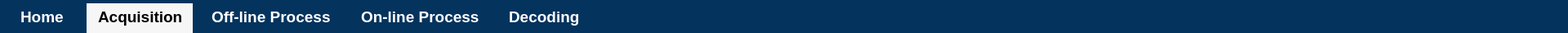
   <widget class="QWidget" name="widget_33" native="true">
    <property name="geometry">
     <rect>
      <x>0</x>
      <y>0</y>
      <width>1920</width>
      <height>40</height>
     </rect>
    </property>
    <property name="minimumSize">
     <size>
      <width>1920</width>
      <height>40</height>
     </size>
    </property>
    <property name="styleSheet">
     <string notr="true">background-color: rgb(4, 51, 94);</string>
    </property>
    <widget class="QWidget" name="widget_36" native="true">
     <property name="geometry">
      <rect>
       <x>0</x>
       <y>0</y>
       <width>1920</width>
       <height>40</height>
      </rect>
     </property>
     <property name="minimumSize">
      <size>
       <width>1920</width>
       <height>40</height>
      </size>
     </property>
     <property name="styleSheet">
      <string notr="true">background-color: rgb(4, 51, 94);</string>
     </property>
     <widget class="QLabel" name="label_220">
      <property name="geometry">
       <rect>
        <x>25</x>
        <y>9</y>
        <width>61</width>
        <height>22</height>
       </rect>
      </property>
      <property name="font">
       <font>
        <family>Arial</family>
        <pointsize>14</pointsize>
        <weight>75</weight>
        <bold>true</bold>
       </font>
      </property>
      <property name="styleSheet">
       <string notr="true">color: rgb(255, 255, 255);</string>
      </property>
      <property name="text">
       <string>Home</string>
      </property>
      <property name="alignment">
       <set>Qt::AlignLeading|Qt::AlignLeft|Qt::AlignVCenter</set>
      </property>
     </widget>
     <widget class="QLabel" name="label_221">
      <property name="geometry">
       <rect>
        <x>120</x>
        <y>9</y>
        <width>111</width>
        <height>22</height>
       </rect>
      </property>
      <property name="font">
       <font>
        <family>Arial</family>
        <pointsize>14</pointsize>
        <weight>75</weight>
        <bold>true</bold>
       </font>
      </property>
      <property name="styleSheet">
       <string notr="true">background-color: rgb(246, 246, 246);</string>
      </property>
      <property name="text">
       <string>Acquisition</string>
      </property>
      <property name="alignment">
       <set>Qt::AlignLeading|Qt::AlignLeft|Qt::AlignVCenter</set>
      </property>
     </widget>
     <widget class="QLabel" name="label_222">
      <property name="geometry">
       <rect>
        <x>259</x>
        <y>9</y>
        <width>151</width>
        <height>22</height>
       </rect>
      </property>
      <property name="font">
       <font>
        <family>Arial</family>
        <pointsize>14</pointsize>
        <weight>75</weight>
        <bold>true</bold>
       </font>
      </property>
      <property name="styleSheet">
       <string notr="true">color: rgb(255, 255, 255);</string>
      </property>
      <property name="text">
       <string>Off-line Process</string>
      </property>
      <property name="alignment">
       <set>Qt::AlignLeading|Qt::AlignLeft|Qt::AlignVCenter</set>
      </property>
     </widget>
     <widget class="QLabel" name="label_223">
      <property name="geometry">
       <rect>
        <x>442</x>
        <y>9</y>
        <width>151</width>
        <height>22</height>
       </rect>
      </property>
      <property name="font">
       <font>
        <family>Arial</family>
        <pointsize>14</pointsize>
        <weight>75</weight>
        <bold>true</bold>
       </font>
      </property>
      <property name="styleSheet">
       <string notr="true">background-color: rgb(4, 51, 94);
color: rgb(255, 255, 255);</string>
      </property>
      <property name="text">
       <string>On-line Process</string>
      </property>
      <property name="alignment">
       <set>Qt::AlignLeading|Qt::AlignLeft|Qt::AlignVCenter</set>
      </property>
     </widget>
     <widget class="QLabel" name="label_224">
      <property name="geometry">
       <rect>
        <x>623</x>
        <y>9</y>
        <width>101</width>
        <height>22</height>
       </rect>
      </property>
      <property name="font">
       <font>
        <family>Arial</family>
        <pointsize>14</pointsize>
        <weight>75</weight>
        <bold>true</bold>
       </font>
      </property>
      <property name="styleSheet">
       <string notr="true">color: rgb(255, 255, 255);</string>
      </property>
      <property name="text">
       <string>Decoding</string>
      </property>
      <property name="alignment">
       <set>Qt::AlignLeading|Qt::AlignLeft|Qt::AlignVCenter</set>
      </property>
     </widget>
     <widget class="QWidget" name="widget_38" native="true">
      <property name="geometry">
       <rect>
        <x>106</x>
        <y>4</y>
        <width>130</width>
        <height>36</height>
       </rect>
      </property>
      <property name="minimumSize">
       <size>
        <width>130</width>
        <height>36</height>
       </size>
      </property>
      <property name="styleSheet">
       <string notr="true">background-color: rgb(246, 246, 246);</string>
      </property>
     </widget>
     <zorder>label_220</zorder>
     <zorder>label_222</zorder>
     <zorder>label_224</zorder>
     <zorder>widget_38</zorder>
     <zorder>label_223</zorder>
     <zorder>label_221</zorder>
    </widget>
   </widget>
